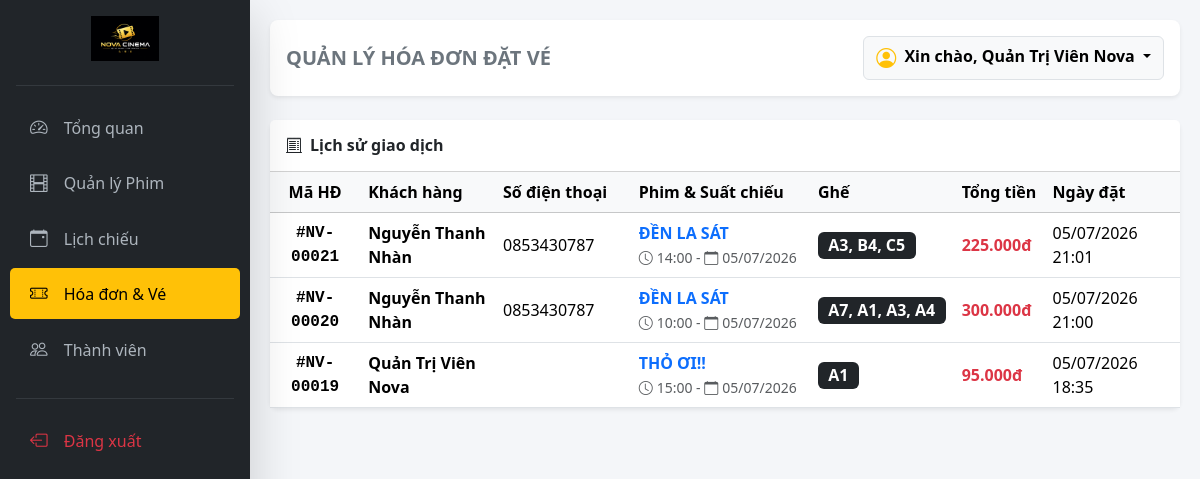
The app's page /admin/bookings.php (signed in) with its own data.
### tables this page shows
CREATE TABLE `bookings` (
  `id` int(11) NOT NULL,
  `showtime_id` int(11) NOT NULL,
  `customer_name` varchar(100) NOT NULL,
  `customer_phone` varchar(20) NOT NULL,
  `total_price` int(11) NOT NULL,
  `booking_date` datetime NOT NULL DEFAULT current_timestamp()
);

CREATE TABLE `movies` (
  `id` int(11) NOT NULL,
  `title` varchar(255) NOT NULL,
  `description` text DEFAULT NULL,
  `trailer_url` varchar(255) NOT NULL,
  `image` varchar(255) DEFAULT NULL,
  `release_date` date NOT NULL,
  `duration` int(11) NOT NULL,
  `price` int(11) NOT NULL
);

CREATE TABLE `showtimes` (
  `id` int(11) NOT NULL,
  `movie_id` int(11) NOT NULL,
  `show_date` date NOT NULL,
  `show_time` time NOT NULL,
  `format` varchar(50) NOT NULL DEFAULT '2D Sub',
  `is_hot` tinyint(1) NOT NULL DEFAULT 0
);

### admin/bookings.php (the view, shortened to what this page needs)
<?php
require_once '../db_connect.php';
$admin_name = isset($_SESSION['fullname']) ? $_SESSION['fullname'] : 'Admin';
try {
    $sql = "SELECT b.id AS booking_id,
                   b.customer_name,
                   b.customer_phone,
                   b.total_price,
                   b.booking_date,
                   m.title AS movie_title,
                   s.show_date,
                   s.show_time,
                   GROUP_CONCAT(bs.seat_name SEPARATOR ', ') AS seats
            FROM bookings b
            LEFT JOIN showtimes s ON b.showtime_id = s.id
            LEFT JOIN movies m ON s.movie_id = m.id
            LEFT JOIN booked_seats bs ON b.id = bs.booking_id
            GROUP BY b.id, b.customer_name, b.customer_phone, b.total_price, b.booking_date, m.title, s.show_date, s.show_time
            ORDER BY b.id DESC";
    $stmt = $conn->prepare($sql);
    $stmt->execute();
    $bookings = $stmt->fetchAll(PDO::FETCH_ASSOC);
} catch (PDOException $e) {
    $error_msg = "Lỗi tải dữ liệu: " . $e->getMessage();
    $bookings = [];
}
?>
<!DOCTYPE html>
<html lang="vi">
<head>
    <link href="https://cdn.jsdelivr.net/npm/bootstrap@5.3.7/dist/css/bootstrap.min.css" rel="stylesheet">
    <link rel="stylesheet" href="https://cdn.jsdelivr.net/npm/bootstrap-icons@1.11.1/font/bootstrap-icons.css">
</head>
<body>
    <div class="sidebar py-3 shadow-lg">
        <div class="text-center mb-4">
            <img src="../assets/images/logo_vip.png" alt="Logo" style="height: 45px;">
        </div>
        <hr class="text-secondary mx-3">
        <nav class="mt-3">
            <a href="dashboard.php"><i class="bi bi-speedometer2 nav-icon"></i> Tổng quan</a>
            <a href="movies.php"><i class="bi bi-film nav-icon"></i> Quản lý Phim</a>
            <a href="showtimes.php"><i class="bi bi-calendar-event nav-icon"></i> Lịch chiếu</a>
            <a href="bookings.php" class="active"><i class="bi bi-ticket-perforated nav-icon"></i> Hóa đơn & Vé</a>
            <a href="members.php"><i class="bi bi-people nav-icon"></i> Thành viên</a>
            <hr class="text-secondary mx-3 mt-4">
            <a href="../logout.php" class="text-danger mt-2"><i class="bi bi-box-arrow-left nav-icon"></i> Đăng xuất</a>
        </nav>
    </div>
    <div class="content-wrapper">
        <header class="d-flex justify-content-between align-items-center mb-4 bg-white p-3 shadow-sm rounded-3">
            <h5 class="mb-0 fw-bold text-secondary">QUẢN LÝ HÓA ĐƠN ĐẶT VÉ</h5>
            <div class="dropdown">
                <button class="btn btn-light dropdown-toggle fw-bold border" type="button" data-bs-toggle="dropdown">
                    <i class="bi bi-person-circle text-warning fs-5 align-middle me-1"></i> Xin chào, <?= htmlspecialchars($admin_name) ?>
                </button>
            </div>
        </header>
        <div class="card shadow-sm border-0 rounded-3">
            <div class="card-header bg-white py-3">
                <h6 class="mb-0 fw-bold"><i class="bi bi-receipt-cutoff me-2"></i>Lịch sử giao dịch</h6>
            </div>
            <div class="card-body p-0">
                <div class="table-responsive">
                    <table class="table table-hover align-middle mb-0">
                        <thead class="table-light">
                            <tr>
                                <th class="text-center" width="10%">Mã HĐ</th>
                                <th width="15%">Khách hàng</th>
                                <th width="15%">Số điện thoại</th>
                                <th width="20%">Phim & Suất chiếu</th>
                                <th width="15%">Ghế</th>
                                <th width="10%">Tổng tiền</th>
                                <th width="15%">Ngày đặt</th>
                            </tr>
                        </thead>
                        <tbody>
                            <?php if (isset($error_msg)): ?>
                                <tr>
                                    <td colspan="7" class="text-center py-4 text-danger"><?= $error_msg ?></td>
                                </tr>
                            <?php elseif (count($bookings) > 0): ?>
                                <?php foreach ($bookings as $booking): ?>
                                    <tr>
                                        <td class="text-center ticket-code">
                                            #NV-<?= str_pad($booking['booking_id'], 5, '0', STR_PAD_LEFT) ?>
                                        </td>
                                        <td class="fw-bold">
                                            <?= htmlspecialchars($booking['customer_name'] ?? 'Khách vãng lai') ?>
                                        </td>
                                        <td>
                                            <?= htmlspecialchars($booking['customer_phone'] ?? 'N/A') ?>
                                        </td>
                                        <td>
                                            <span class="fw-bold text-primary"><?= htmlspecialchars($booking['movie_title'] ?? 'N/A') ?></span><br>
                                            <small class="text-muted">
                                                <i class="bi bi-clock me-1"></i><?= date('H:i', strtotime($booking['show_time'] ?? '00:00')) ?> -
                                                <i class="bi bi-calendar me-1"></i><?= date('d/m/Y', strtotime($booking['show_date'] ?? '1970-01-01')) ?>
                                            </small>
                                        </td>
                                        <td>
                                            <span class="badge bg-dark fs-6"><?= htmlspecialchars($booking['seats'] ?? 'N/A') ?></span>
                                        </td>
                                        <td class="fw-bold text-danger">
                                            <?= number_format($booking['total_price'] ?? 0, 0, ',', '.') ?>đ
                                        </td>
                                        <td>
                                            <?= date('d/m/Y H:i', strtotime($booking['booking_date'])) ?>
                                        </td>
                                    </tr>
                                <?php endforeach; ?>
                            <?php else: ?>
                                <tr>
                                    <td colspan="7" class="text-center py-4 text-muted">Chưa có giao dịch đặt vé nào.</td>
                                </tr>
                            <?php endif; ?>
                        </tbody>
                    </table>
                </div>
            </div>
        </div>
    </div>
</body>
</html>

### admin/bookings.php (style rules this page uses)
body { font-family: 'Segoe UI', Tahoma, Geneva, Verdana, sans-serif; background-color: #f4f6f9; overflow-x: hidden; }
.sidebar { min-height: 100vh; background-color: #212529; color: #fff; width: 250px; position: fixed; left: 0; top: 0; z-index: 100; }
.sidebar a { color: #adb5bd; text-decoration: none; padding: 12px 20px; display: block; border-radius: 5px; margin: 0 10px 5px 10px; transition: 0.2s; font-weight: 500; }
.sidebar a:hover, .sidebar a.active { color: #000; background-color: #ffc107; }
.sidebar .nav-icon { margin-right: 12px; font-size: 1.1rem; }
.content-wrapper { padding: 20px; margin-left: 250px; }
.ticket-code { font-family: 'Courier New', Courier, monospace; font-weight: bold; color: #dc3545; }

### records on screen
bookings: id "00021", customer_name "Nguyễn Thanh Nhàn", customer_phone "0853430787", movies.title "ĐỀN LA SÁT", showtime.show_time "14:00", showtime.show_date "05/07/2026", seats "A3, B4, C5", total_price "225.000", booking_date "05/07/2026 21:01"
bookings: id "00020", customer_name "Nguyễn Thanh Nhàn", customer_phone "0853430787", movies.title "ĐỀN LA SÁT", showtime.show_time "10:00", showtime.show_date "05/07/2026", seats "A7, A1, A3, A4", total_price "300.000", booking_date "05/07/2026 21:00"
bookings: id "00019", customer_name "Quản Trị Viên Nova", movies.title "THỎ ƠI!!", showtime.show_time "15:00", showtime.show_date "05/07/2026", seats "A1", total_price "95.000", booking_date "05/07/2026 18:35"

### other values on screen
$admin_name "Quản Trị Viên Nova"
